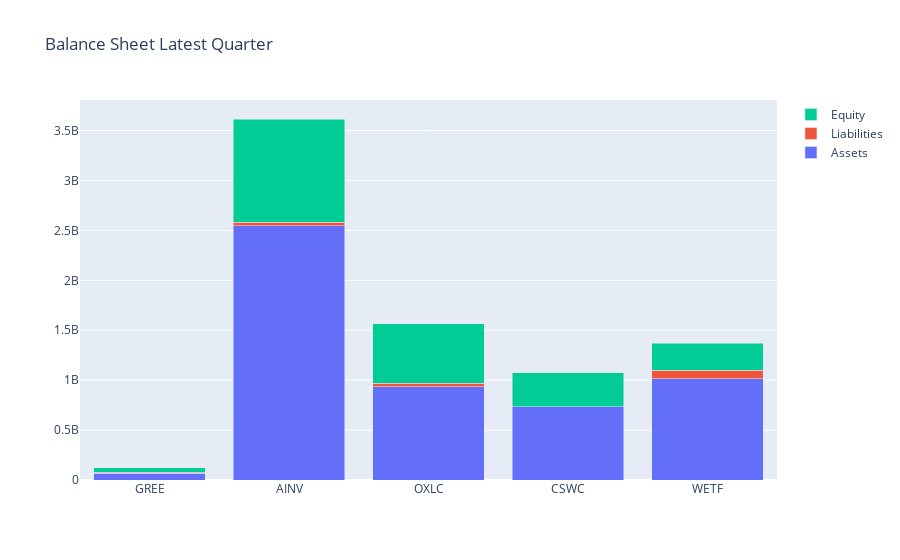

Source (notebook cell):
### Code cell
import plotly.graph_objects as go

companies = list(hedges[sector_of_interest].index)[:-1]
#companies contains our list of firms e.g. ['ABBV', 'AGN'..]

fig = go.Figure(data=[
    go.Bar(name='Assets', x=companies, y=assets ),
    go.Bar(name='Liabilities', x=companies, y=liabilities),
    go.Bar(name='Equity', x=companies, y=equity)
])

fig.update_layout(barmode='stack',title = 'Balance Sheet Latest Quarter')
fig.show()

### Figure 1 — Plotly figure (JSON) as saved in the notebook; plotly's stock layout.template omitted (floating-point values rounded to 4 significant figures)
{"data": [{"name": "Assets", "type": "bar", "x": ["GREE", "AINV", "OXLC", "CSWC", "WETF"], "y": [65375000, 2544489000, 934862194, 735584000, 1015935000, 339172000000]}, {"name": "Liabilities", "type": "bar", "x": ["GREE", "AINV", "OXLC", "CSWC", "WETF"], "y": [12447000, 35049000, 33424261, 298000, 83667000, 70427000000]}, {"name": "Equity", "type": "bar", "x": ["GREE", "AINV", "OXLC", "CSWC", "WETF"], "y": [44360000, 1036330000, 596253749, 336251000, 269424000, 32446000000]}], "layout": {"barmode": "stack", "title": {"text": "Balance Sheet Latest Quarter"}}}
